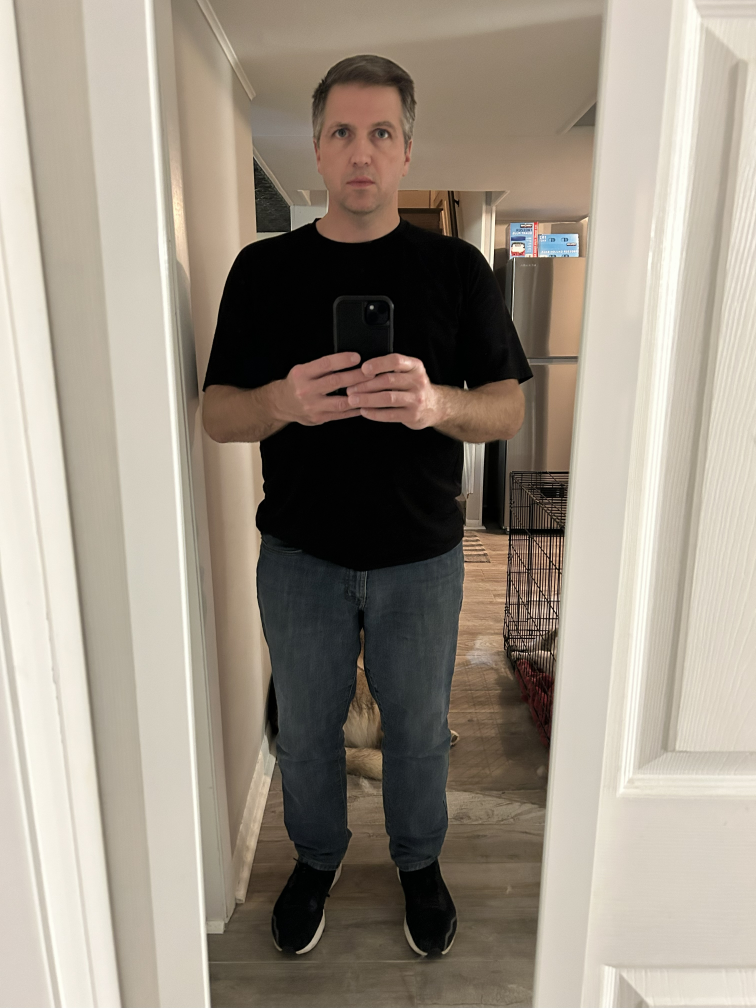
#> input picture Module3/IMG_8706.jpg, 3024 x 4032 px (shown at 1/4 size)
$ python module3_option1.py
#> lines starting #> are read from the running program, lines starting #| are printed output that depends on the picture; after the words box and inside, x2 and y2 are one past the last pixel; in counts of white or black regions, pixels touching at a corner belong together
# Todd Bartoszkiewicz
# CSC515: Foundations of Computer Vision
# Module 3 Option 1 Portfolio Project
import cv2

if __name__ == '__main__':
    try:
        my_picture = cv2.imread('IMG_8706.jpg')
#> my_picture is the input picture: shape (4032, 3024, 3); mean B, G, R 131.7, 144.8, 154.4
        # The picture is pretty large, so let's resize it
        resized_image = cv2.resize(my_picture, None, fx=0.15, fy=0.15)
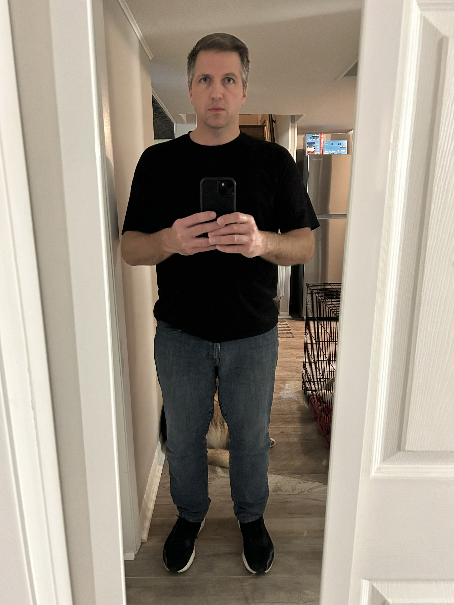
#> resized_image: shape (605, 454, 3); mean B, G, R 131.7, 144.8, 154.4

        # Load the Haar Cascade classifiers
        face_cascade = cv2.CascadeClassifier('haarcascade_frontalface_default.xml')
        eye_cascade = cv2.CascadeClassifier('haarcascade_eye.xml')

        # Convert the selfie image to grayscale for the detectors
        gray = cv2.cvtColor(resized_image, cv2.COLOR_BGR2GRAY)
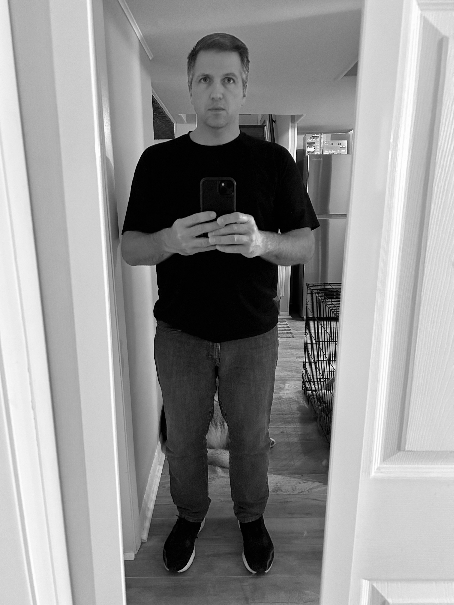
#> gray: shape (605, 454); min 0, max 254, mean 146.2

        # Detect faces in the grayscale image
        # scaleFactor: How much the image size is reduced at each image scale.
        # minNeighbors: How many neighbors each candidate rectangle should have to retain it.
        faces = face_cascade.detectMultiScale(gray, scaleFactor=1.1, minNeighbors=5, minSize=(30, 30))
#> faces = [[181, 52, 73, 73]]

        if len(faces) > 0:
            # Sort faces by area and take the largest one
            faces = sorted(faces, key=lambda f: f[2] * f[3], reverse=True)
            main_face = faces[0]
#> main_face = [181, 52, 73, 73]
            (face_x, face_y, face_w, face_h) = main_face
#> face_x = 181; face_y = 52; face_w = 73; face_h = 73

            # Draw a green circle around the face
            # Calculate the center and radius of the circle
            center_x = face_x + face_w // 2
#> center_x = 217
            center_y = face_y + face_h // 2
#> center_y = 88
            # Make the circle slightly larger than the face width
            radius = int(face_w / 2 * 1.2)
#> radius = 43

            # cv2.circle(image, center_coordinates, radius, color, thickness)
            cv2.circle(resized_image, (center_x, center_y), radius, (0, 255, 0), 3)
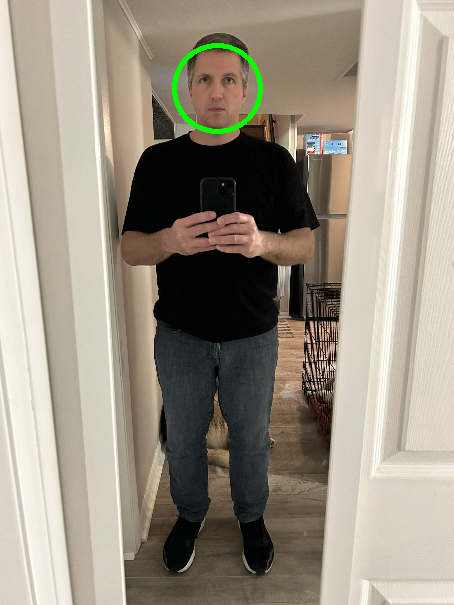
#> resized_image: shape (605, 454, 3); 0.5% of pixels changed, all inside (x1, y1, x2, y2) = (172, 43, 263, 134)

            # Draw red bounding boxes for the eyes
            # Create a Region of Interest (ROI) for the face to search for eyes
            roi_gray = gray[face_y:face_y + face_h, face_x:face_x + face_w]
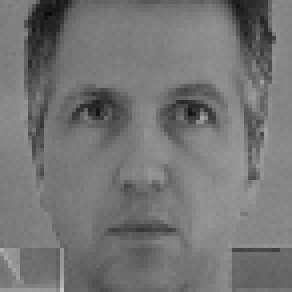
#> roi_gray: shape (73, 73) (shown 4 times larger); min 10, max 197, mean 116.6
            roi_color = resized_image[face_y:face_y + face_h, face_x:face_x + face_w]
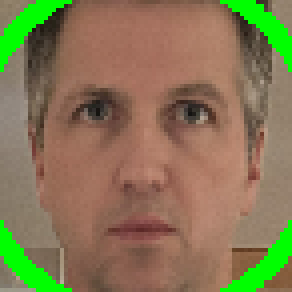
#> roi_color: shape (73, 73, 3) (shown 4 times larger); mean B, G, R 83.8, 120.1, 133.9

            # Detect eyes within the face ROI
            eyes = eye_cascade.detectMultiScale(roi_gray, scaleFactor=1.1, minNeighbors=5, minSize=(10, 10))
#> eyes = [[36, 17, 23, 23], [11, 16, 24, 24]]

            for (eyes_x, eyes_y, eyes_w, eyes_h) in eyes:
                # cv2.rectangle(image, start_point, end_point, color, thickness)
                # The coordinates are relative to the ROI, so we add the face's top-left corner (fx, fy)
                cv2.rectangle(roi_color, (eyes_x, eyes_y), (eyes_x + eyes_w, eyes_y + eyes_h), (0, 0, 255), 2)
#> this loop made 2 passes
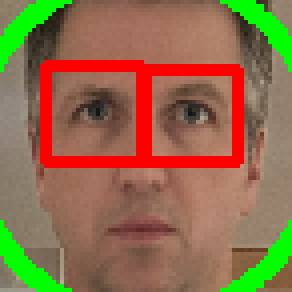
#> roi_color: shape (73, 73, 3) (shown 4 times larger); 9.51% of pixels changed, all inside (x1, y1, x2, y2) = (10, 15, 61, 42)

            # Tag the image with text
            text = "this is me"
            font = cv2.FONT_HERSHEY_SIMPLEX
#> font = 0
            # Position text just below the face
            text_position = (face_x, face_y + face_h + 30)
#> text_position = (181, 155)
            font_scale = 0.8
            font_color = (255, 255, 255)
            thickness = 2

            cv2.putText(resized_image, text, text_position, font, font_scale, font_color, thickness, cv2.LINE_AA)
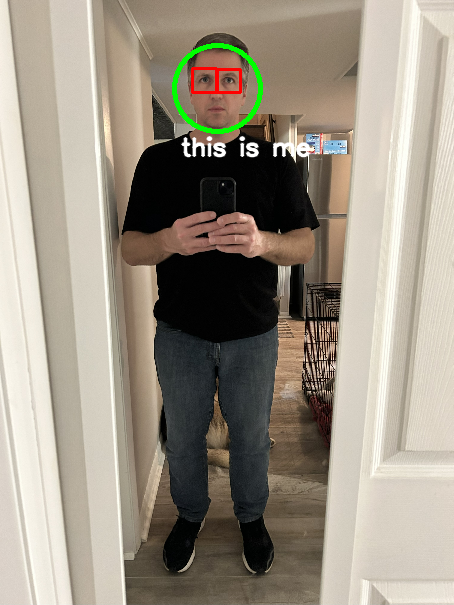
#> resized_image: shape (605, 454, 3); 0.7% of pixels changed, all inside (x1, y1, x2, y2) = (180, 67, 311, 158)

        else:
            print("Warning: No face was detected in the picture.")

        # Save the final image
        cv2.imwrite('altered_picture.jpg', resized_image)

        # Display the final image for a few seconds
        cv2.imshow('Final Image', resized_image)
        cv2.waitKey(0)
        cv2.destroyAllWindows()
    except Exception as e:
        print(f"Error loading cascade files: {e}")
